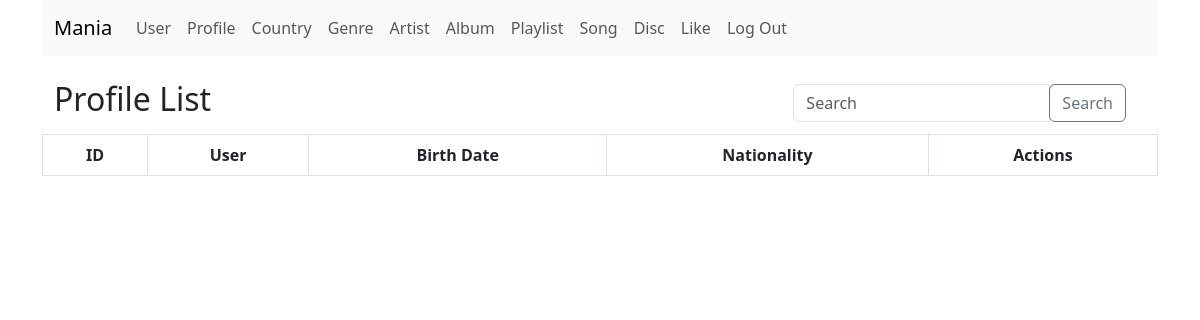
Page /api/profiles/ on the earlier database version.
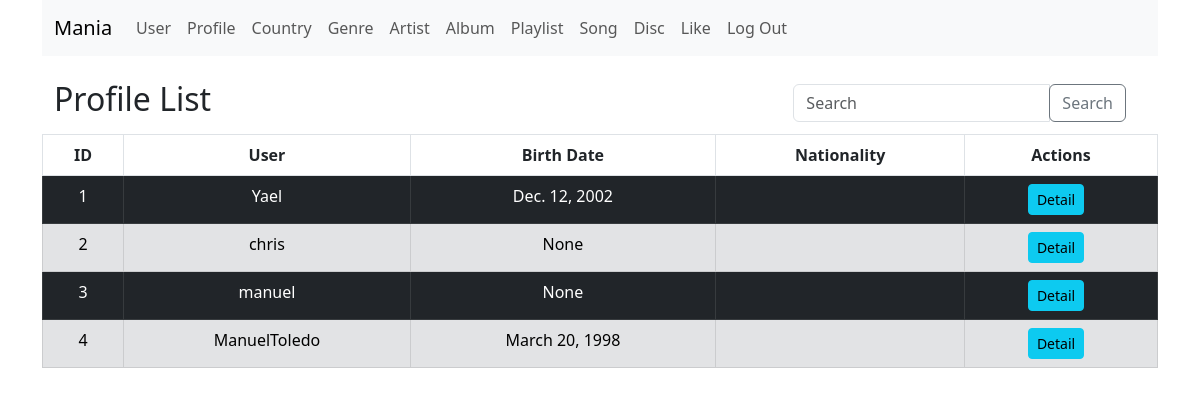
Same page on the later database version.
### main/models.py (models this page shows, shortened)
class Profile(models.Model):
    user = models.OneToOneField(User, on_delete=models.CASCADE)
    birth_date = models.DateField(null=True, blank=True)
    biography = models.TextField(max_length=180, blank=True)
    created_at = models.DateTimeField(auto_now_add=True)
    image = models.ImageField(upload_to='profiles', null=True)

### api/views.py (the view)
# urls.py: path('profiles/', views.ProfileList.as_view(), name="profile_list"),
class ProfileList(ListView):
    model = Profile
    template_name = "api/profile/profile_list.html"
    def get_queryset(self):
        queryset = Profile.objects.all()
        search_query = self.request.GET.get('search', None)
        if search_query:
            queryset = queryset.filter(
                Q(id__icontains=search_query) |
                Q(user__username__icontains=search_query) |
                Q(biography__icontains=search_query)
            )
        return queryset

### templates/api/profile/profile_list.html (shortened to what this page needs)
{% extends "base/base.html" %}
{% block content %}
    <div class="container d-flex align-items-center justify-content-between">
        <h2 class="text-center mb-2">Profile List</h2>
        <div class="d-flex align-items-center">
            <form class="form-inline" method="GET" action="{% url 'api:profile_list' %}">
                <div class="input-group">
                    <input type="text" class="form-control" name="search" placeholder="Search">
                    <div class="input-group-append">
                        <button type="submit" class="btn btn-outline-secondary" style="margin-right: 20px;">Search</button>
                    </div>
                </div>
            </form>
        </div>
    </div>
    <div class="table-responsive">
        <table class="table table-bordered">
            <thead class="bg-dark text-light">
                <tr>
                    <th class="text-center">ID</th>
                    <th class="text-center">User</th>
                    <th class="text-center">Birth Date</th>
                    <th class="text-center">Nationality</th>
                    <th class="text-center">Actions</th>
                </tr>
            </thead>
            <tbody>
                {% for profile in object_list %}
                    <tr class="{% cycle 'table-dark' 'table-secondary' %}">
                        <td class="text-center">{{ profile.id }}</td>
                        <td class="text-center">{{ profile.user.username }}</td>
                        <td class="text-center">{{ profile.birth_date }}</td>
                        <td class="text-center">{{ profile.nationality.name }}</td>
                        <td class="text-center">
                            <a href="{% url 'api:profile_detail' pk=profile.id %}" class="btn btn-info btn-sm" style="margin-right: 10px;">Detail</a>
                        </td>
                    </tr>
                {% endfor %}
            </tbody>
        </table>
    </div>
{% endblock content %}

Differences in the rows shown:
added Profile: id "1", user.username "Yael", birth_date "Dec. 12, 2002"
added Profile: id "2", user.username "chris", birth_date "None"
added Profile: id "3", user.username "manuel", birth_date "None"
added Profile: id "4", user.username "ManuelToledo", birth_date "March 20, 1998"
